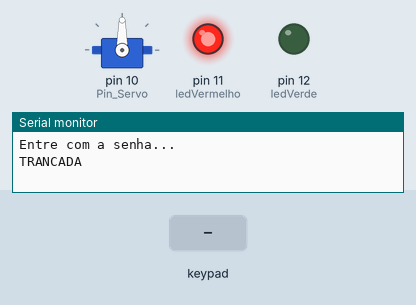
Bench run of a sketch on a simulated Arduino Uno, built with avr-gcc and run on an emulated ATmega328P. On the bench: servo, output pins drawn as LEDs (lit = HIGH), the last lines printed to the serial monitor. Inputs (shaded band) come from the test bench.

Above: at 1.2 s.
1.3 s: keypad keys 1 2 3 pressed 0.4 s apart
At 3.1 s:
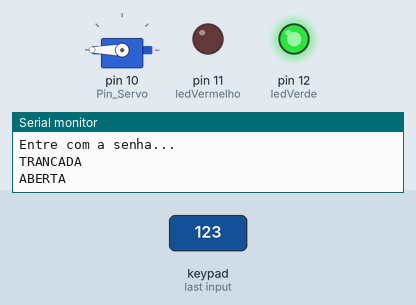
4.0 s: key '*' pressed
At 4.8 s:
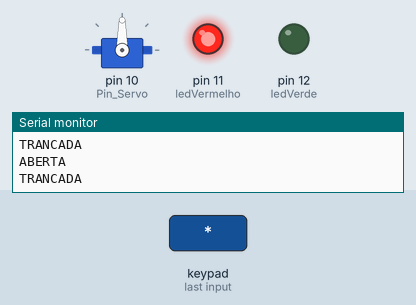
Timing chart, 0 to 7.0 s (numbered marks = the images above; inputs shaded):
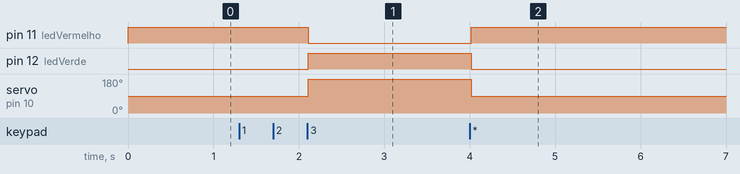

Measured:
- after the input at 1.3 s, pin 11 (ledVermelho): HIGH → LOW after 0.81 s; pin 12 (ledVerde): LOW → HIGH after 0.81 s; servo on pin 10 (Pin_Servo): 90° → 180° after 0.81 s
- after the input at 4.0 s, pin 11 (ledVermelho): LOW → HIGH at once; pin 12 (ledVerde): HIGH → LOW at once; servo on pin 10 (Pin_Servo): 180° → 90° at once

The sketch:

C_digo_Fechadura_Eletr_nica.ino
```cpp
/* Programa: Fechadura Eletrônica */
/* Inclui a biblioteca de controle do teclado */
#include <Keypad.h>
/* Inclui a biblioteca do servo motor */
#include<Servo.h>
/* Cria um objeto servo para controle do servo */
Servo servo1;
/* Senha para destrancar a fechadura */
char* password = "123";
/* Quantidade de caracteres que a senha possui */
int caracteres = 3;
/* Pinos que estão conectados os LEDs */
const int ledVermelho = 11;
const int ledVerde = 12;
/* Pino que está conectado o servo */
const int Pin_Servo = 10;
/* Variável para leitura de posição da tecla
pressionada */
int posicao = 0;
/* Define o número de linhas e colunas do teclado */
const byte N_Lin = 4;
const byte N_Col = 4;
/* Construção da matriz de caracteres */
char m_tec[N_Lin][N_Col] = {
{'1', '2', '3', 'A'},
{'4', '5', '6', 'B'},
{'7', '8', '9', 'C'},
{'*', '0', '#', 'D'}
};
/* Pinos utilizados pelas linhas e colunas do teclado
*/
byte Pin_Lin[N_Lin] = {9, 8, 7, 6};
byte Pin_Col[N_Col] = {5, 4, 3, 2};
/* Inicializa o teclado */
Keypad tec = Keypad( makeKeymap(m_tec), Pin_Lin, Pin_Col, N_Lin,
N_Col);
void setup() {
/* Configura os pinos dos LEDs como saída */
pinMode(ledVermelho, OUTPUT);
pinMode(ledVerde, OUTPUT);
/* Define o pino de dados para o servo */
servo1.attach(Pin_Servo);
/* Define a velocidade de comunicação serial em 9600
   bauds */
Serial.begin(9600);
/* Imprime no monitor serial o texto entre aspas */
Serial.println("Entre com a senha...");
/* Quebra uma linha no monitor serial */
Serial.println();
/* Inicia com a fechadura trancada */
trancada();
servo1.write(90);
}
void loop() {
/* Captura a tecla pressionada*/
char key = tec.getKey();
/* Se a tecla pressionada for “*” ou “#” reinicia a
   tentativa com a fechadura trancada */
if (key == '*' || key == '#') {
   posicao = 0;
   trancada();
}
/* Se as teclas pressionadas coincidirem com a
   senha, destranque a fechadura */
  if (key == password[posicao]) {
   posicao ++;
}
if (posicao == caracteres) {
   destrancada();
}
/* Pequena pausa para retomar a leitura */
delay(100);
}
/* Função que mantém a fechadura trancada */
void trancada()
{
/* LED Vermelho acende */
digitalWrite(ledVermelho, HIGH);
/* LED Verde apaga */
digitalWrite(ledVerde, LOW);
/* Servo na posição trancada */
servo1.write(90);
/* Imprime no monitor serial que a fechadura está
   TRANCADA */
Serial.println("TRANCADA");
}
/* Função que mantém a fechadura destrancada */
void destrancada()
{
/* LED Verde acende */
digitalWrite(ledVerde, HIGH);
/* LED Vermelho apaga */
  digitalWrite(ledVermelho, LOW);
/* Servo na posição destrancada */
servo1.write(180);
/* Imprime no monitor serial que a fechadura está
   ABERTA */
Serial.println("ABERTA");
}
```
